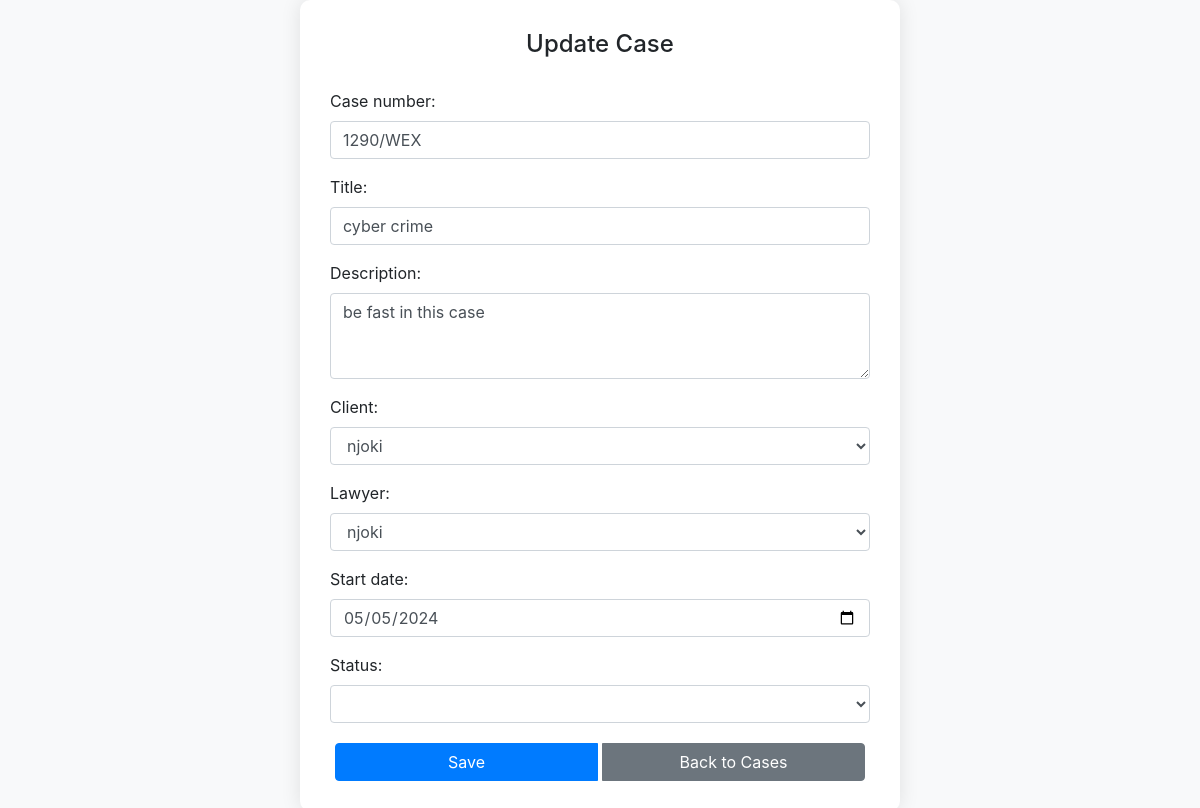
Screenshot of /cases/4/update/ (signed in) with the database file from the repository.
### legal_services/models.py (models this page shows, shortened)
class Case(models.Model):
    case_number = models.CharField(max_length=20, unique=True)
    title = models.CharField(max_length=255)
    description = models.TextField()
    client = models.ForeignKey(Client, on_delete=models.CASCADE)
    lawyer = models.ForeignKey(Lawyer, on_delete=models.CASCADE)
    start_date = models.DateField()
    end_date = models.DateField(null=True, blank=True)
    status = models.CharField(max_length=50)

### legal_services/views.py (the view)
# urls.py: path('cases/<int:pk>/update/', views.case_update, name='case_update'),
@login_required
def case_update(request, pk):
    case = get_object_or_404(Case, pk=pk)
    if request.method == 'POST':
        form = CaseForm(request.POST, instance=case)
        if form.is_valid():
            form.save()
            return redirect('case_list')
    else:
        form = CaseForm(instance=case)
    return render(request, 'legal_services/case_form.html', {'form': form})

### legal_services/forms.py
class CaseForm(forms.ModelForm):
    class Meta:
        model = Case
        fields = ['case_number', 'title', 'description', 'client', 'lawyer', 'start_date', 'status']
        widgets = {
            'case_number': forms.TextInput(attrs={'class': 'form-control'}),
            'title': forms.TextInput(attrs={'class': 'form-control'}),
            'description': forms.Textarea(attrs={'class': 'form-control', 'rows': 3}),
            'client': forms.Select(attrs={'class': 'form-control'}),
            'lawyer': forms.Select(attrs={'class': 'form-control'}),
            'start_date': forms.DateInput(attrs={'class': 'form-control', 'type': 'date'}),
            'status': forms.Select(attrs={'class': 'form-control'}),
        }

### legal_services/models.py (called while the page is built)
    def __str__(self):
        return self.user.username

    def __str__(self):
        return self.user.username

### legal_services/templates/legal_services/case_form.html (shortened to what this page needs)
<!DOCTYPE html>
<html>
<head>
    <link href="https://stackpath.bootstrapcdn.com/bootstrap/4.5.2/css/bootstrap.min.css" rel="stylesheet">
</head>
<body>
    <div class="form-container">
        <h1>{% if form.instance.pk %}Update{% else %}Create{% endif %} Case</h1>
        <form method="post">
            {{ form.as_p }}
            <div class="btn-group">
                <button type="submit" class="btn btn-primary">Save</button>
                <a href="{% url 'case_list' %}" class="btn btn-secondary">Back to Cases</a>
            </div>
        </form>
    </div>
</body>
</html>

### legal_services/templates/legal_services/case_form.html (style rules this page uses)
body { display: flex; justify-content: center; align-items: center; min-height: 100vh; background-color: #f8f9fa; }
.form-container { max-width: 600px; width: 100%; padding: 30px; background: white; border-radius: 10px; box-shadow: 0 0 20px rgba(0, 0, 0, 0.1); }
.form-container h1 { margin-bottom: 30px; font-size: 24px; text-align: center; }
.btn-group { display: flex; justify-content: space-between; margin-top: 20px; }
.btn-group .btn { flex: 1; margin: 0 5px; }

### rows the page displays
Case: case_number "1290/WEX", title "cyber crime", description "be fast in this case", client "njoki", lawyer "njoki", start_date "05/05/2024"
